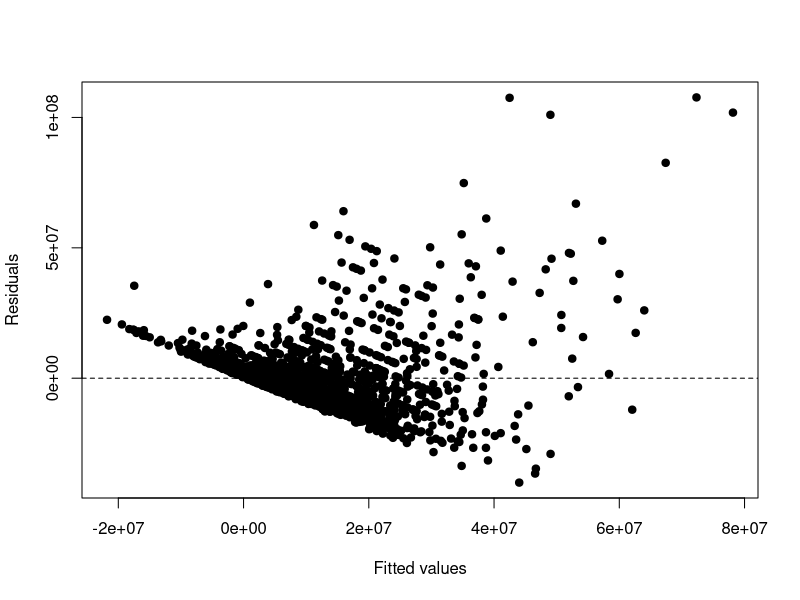
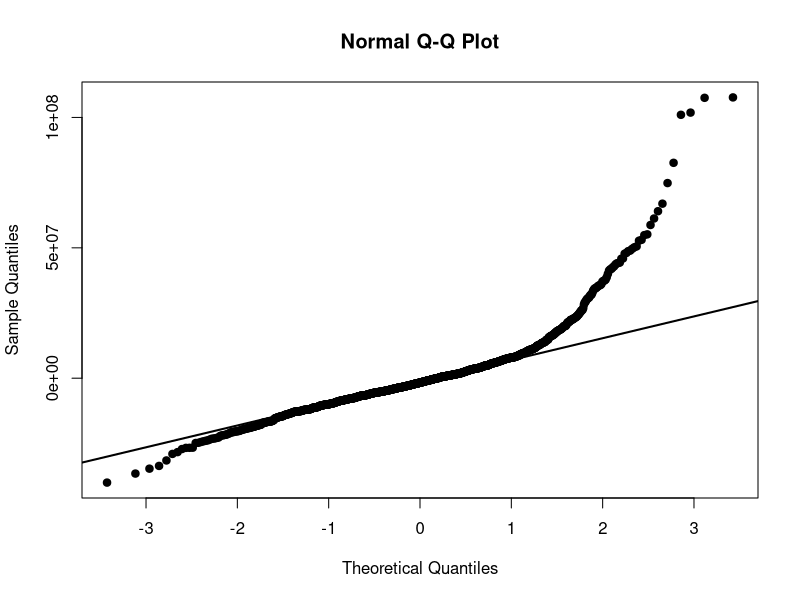
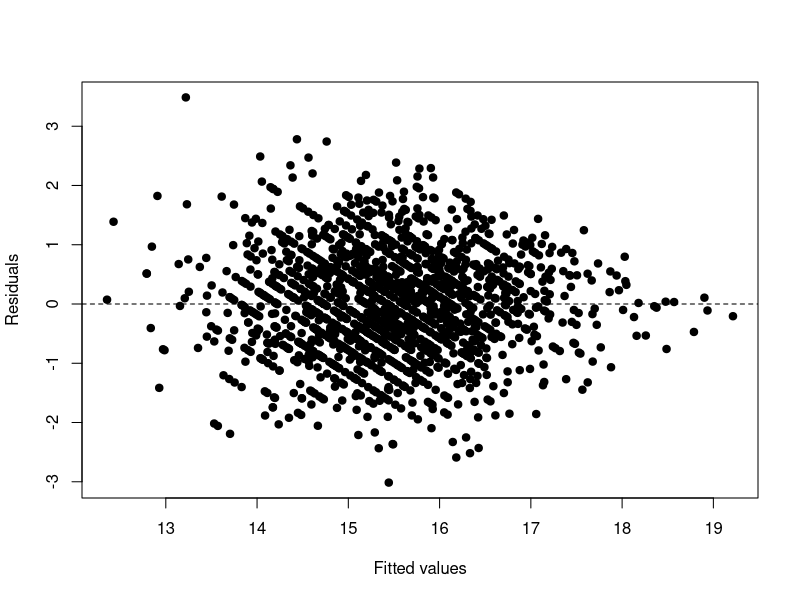
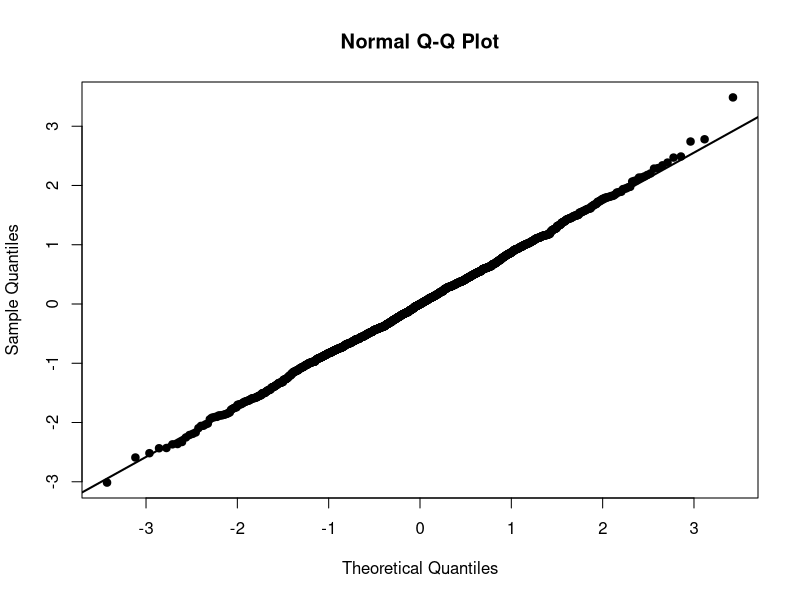

The R source for these figures, in order: (Note: this script raises an error after producing the figures.)
data <- read.csv("soccer_clean.csv")
project_data <- data[, c("value","age","goals_assists_per90","position",
                         "passes_pct","minutes")]
model <- lm(value ~ age + goals_assists_per90 + position + passes_pct + minutes,
            data = project_data)
plot(fitted(model), resid(model), pch = 19,
     xlab = "Fitted values",ylab = "Residuals")
abline(h = 0, lty = 2)
qqnorm(resid(model), pch = 19)
qqline(resid(model), lwd = 2)
model0 <- lm(log(value) ~ age + goals_assists_per90 + position + passes_pct
             + minutes,data = project_data)
plot(fitted(model0), resid(model0), pch = 19,
     xlab = "Fitted values",ylab = "Residuals")
abline(h = 0, lty = 2)
qqnorm(resid(model0), pch = 19)
qqline(resid(model0), lwd = 2)
bc <- MASS::boxcox(model, lambda = seq(-2, 2, by = 0.01))
lambda.hat <- bc$x[which.max(bc$y)]
model1 <- lm(I(value^lambda.hat) ~ age + goals_assists_per90 +
               position + passes_pct + minutes,data = project_data)
plot(fitted(model1), resid(model1), pch = 19,
     xlab = "Fitted values", ylab = "Residuals")
abline(h = 0, lty = 2)
qqnorm(resid(model1), pch = 19)
qqline(resid(model1), lwd = 2)
summary(model1)
summary(model)
summary(model0)
lambda.hat
